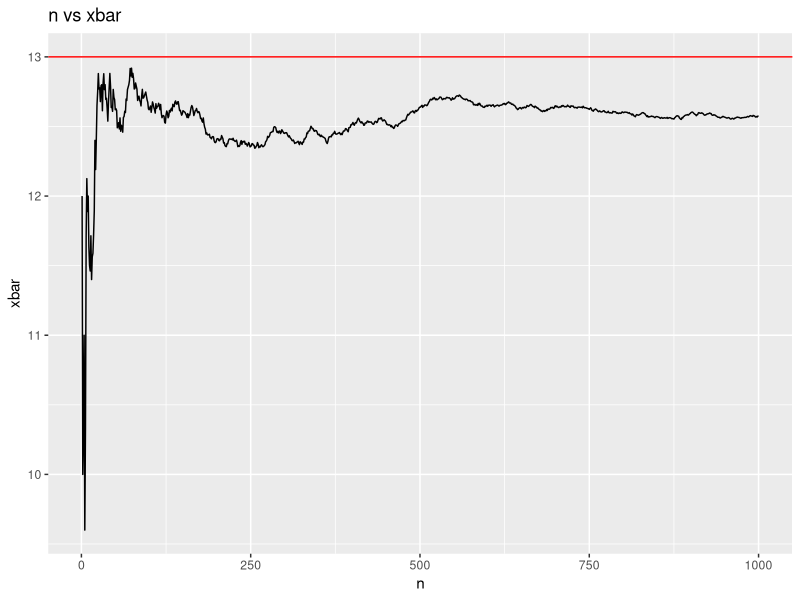
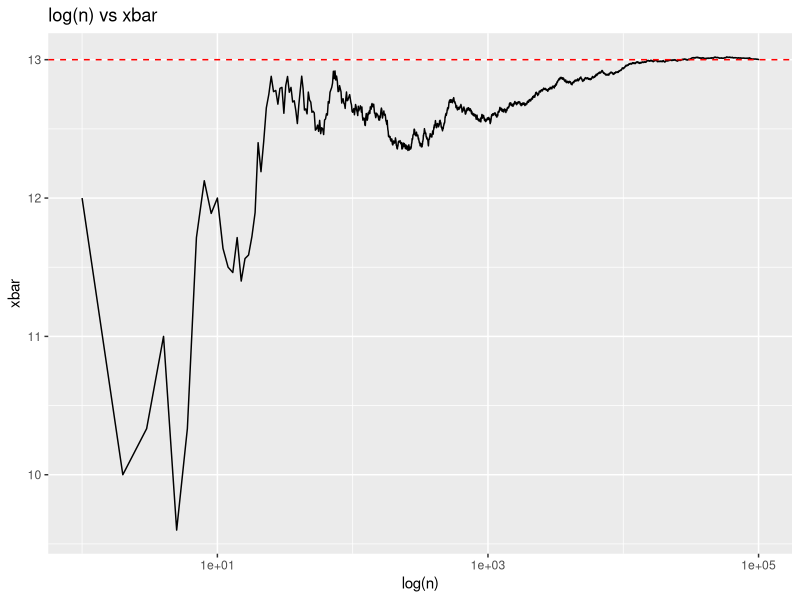
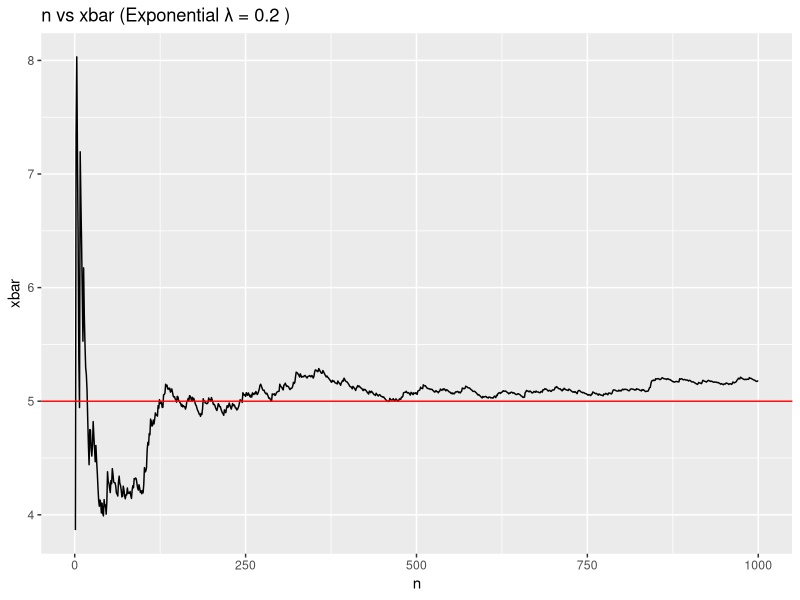

Generate these figures, in order, with R: (Note: a time limit stopped this script after it produced the figures.)
## ---- chunk 1
knitr::opts_chunk$set(echo=T,eval=T,message=F,warning=F,fig.align='center')
library(tidyverse)
## ---- chunk 2
d20 = 1:20
mean = (1+20)/2
variance = sum((d20-mean)^2)/20
variance
## ---- chunk 3
# 1x + 2x + 3x + 4x + 5x + 6(1 - 5x) = 4
# 15x + 6 - 30x = 4
# -15x = -2
x = 2/15
prob6 = 1-5*x
prob6
## ---- chunk 4
"Flipping a coin is mutually exclusive, because you cannot land on both heads and tails, only one or the other"
"Rolling a six sided die is mutually excluisive, because you cannot land on mutile sides at once, only one side can be facing up"
## ---- chunk 5
"Landing heads after flipping a coin and landing on 6 after tossing a die is independent, because each action does not change the outcome of the other"
"Picking a pair of pants from 6 pants and picking a shirt from 4 shirts is independent, because each action does not change the outcome of the other, the probability of both events happening is the product of each individual probability"
## ---- chunk 6
"Bernoulli random variable, because this experiment has 2 outcomes, respond or no respond to treatment, and its a single trail, assume independence and same probability across all treatment"
## ---- chunk 7
"Poisson random variable, because it is a common choice for modeling 'arrivals' or other events that happen per unit time."
## ---- chunk 8
"Continous random variable, because time is continous"
## ---- chunk 9
"Geometric random variable, because it counts the total number of attempts before success"
## ---- chunk 10
"Discrete random variable, because the sizes are not continous, each shoe size is independent"
## ---- chunk 11
"Bernoulli random variable, because there are only 2 outcomes, the Eagles win or lose, and its a single game, assume independence and same probability across all games"
## ---- chunk 12
set.seed(340)
rows = 1000
n = 1:rows
x = rpois(rows, lambda = 13)
df =  data.frame(n, x)
## ---- chunk 13
df$xbar = cumsum(df$x) / df$n
## ---- chunk 14
library(ggplot2)
ggplot(df, aes(x = n, y = xbar)) +
  geom_line() +
  geom_hline(yintercept = 13, color = "red") +
  labs(x = "n", y = "xbar") +
  ggtitle("n vs xbar")
## ---- chunk 15
set.seed(340)
rows = 100000
df = data.frame(n = 1:rows, x = rpois(rows, lambda = 13))
df$xbar = cumsum(df$x) / df$n

ggplot(df, aes(x = n, y = xbar)) +
  scale_x_log10() +
  geom_line() +
  geom_hline(yintercept = 13, color = "red", linetype = "dashed") +
  labs(x = "log(n)", y = "xbar") +
  ggtitle("log(n) vs xbar")
## ---- chunk 16
set.seed(340)
rows = 1000
lambda = 0.2
df = data.frame(n = 1:rows, x = rexp(rows, rate = lambda))

df$xbar = cumsum(df$x) / df$n

library(ggplot2)
ggplot(df, aes(x = n, y = xbar)) +
  geom_line() +
  geom_hline(yintercept = 1 / lambda, color = "red") +
  labs(x = "n", y = "xbar") +
  ggtitle(paste("n vs xbar (Exponential λ =", lambda, ")"))
## ---- chunk 17
# Reminder: m = 1000 sets the default value of m to be 1000
birthday = function(n, k, m=1000) {
  # TODO: code goes here
  count = 0
  
  for (i in 1:m) {
    birthdays = sample(1:365, size=n, replace=TRUE)
    birthdayTable = table(birthdays)
    
    maxCount = max(birthdayTable)
    if (maxCount >= k) {
      count = count + 1
    }
  }
  
  probability = count / m
  return(probability)
}
## ---- chunk 18
birthday(n=188,k=4)
## ---- chunk 19
birthday(n=285,k=5,m=1000000)
## ---- chunk 20
# here we define a *vectorized* function to evaluate the density of X
pdf_x = function(x) {
  # ifelse is like a function version of an if statement.
  # We use it here to ensure that pdf_x can operate directly on vectors.
  return(ifelse(0<=x & x<=1 , 2*x , 0 ))
}

# showing the PDF in a plot
ggplot() + geom_function(fun=pdf_x, n=10001) + 
  coord_fixed(ratio=.5) + theme_minimal() + 
  xlim(c(-1,2)) + ylim(-1,3) + labs(x="x", y="f(x)")
## ---- chunk 21
# complete the function
rx = function(n) {
  u = runif(n)
  
  x = sqrt(u)
  
  return(x)
}

# The histogram should look like the PDF we plotted above.
# Uncomment the following line of code and check it looks correct
hist(rx(1000))
